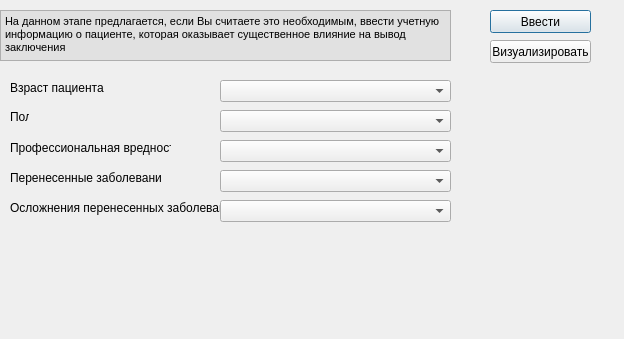
<?xml version="1.0" encoding="UTF-8"?>
<ui version="4.0">
 <class>patient_info_form</class>
 <widget class="QDialog" name="patient_info_form">
  <property name="geometry">
   <rect>
    <x>0</x>
    <y>0</y>
    <width>624</width>
    <height>339</height>
   </rect>
  </property>
  <property name="windowTitle">
   <string>Ввод учетной информации объекта исследования</string>
  </property>
  <widget class="QPushButton" name="Binput">
   <property name="geometry">
    <rect>
     <x>490</x>
     <y>10</y>
     <width>101</width>
     <height>23</height>
    </rect>
   </property>
   <property name="text">
    <string>Ввести</string>
   </property>
  </widget>
  <widget class="QPushButton" name="Bvisual">
   <property name="geometry">
    <rect>
     <x>490</x>
     <y>40</y>
     <width>101</width>
     <height>23</height>
    </rect>
   </property>
   <property name="text">
    <string>Визуализировать</string>
   </property>
  </widget>
  <widget class="QTextBrowser" name="textBrowser">
   <property name="geometry">
    <rect>
     <x>0</x>
     <y>10</y>
     <width>451</width>
     <height>51</height>
    </rect>
   </property>
   <property name="mouseTracking">
    <bool>false</bool>
   </property>
   <property name="styleSheet">
    <string>background-color: rgb(225, 225, 225)</string>
   </property>
   <property name="html">
    <string>&lt;!DOCTYPE HTML PUBLIC &quot;-//W3C//DTD HTML 4.0//EN&quot; &quot;http://www.w3.org/TR/REC-html40/strict.dtd&quot;&gt;
&lt;html&gt;&lt;head&gt;&lt;meta name=&quot;qrichtext&quot; content=&quot;1&quot; /&gt;&lt;style type=&quot;text/css&quot;&gt;
p, li { white-space: pre-wrap; }
&lt;/style&gt;&lt;/head&gt;&lt;body style=&quot; font-family:'MS Shell Dlg 2'; font-size:8.25pt; font-weight:400; font-style:normal;&quot;&gt;
&lt;p style=&quot; margin-top:0px; margin-bottom:0px; margin-left:0px; margin-right:0px; -qt-block-indent:0; text-indent:0px;&quot;&gt;На данном этапе предлагается, если Вы считаете это необходимым, ввести учетную информацию о пациенте, которая оказывает существенное влияние на вывод заключения&lt;/p&gt;&lt;/body&gt;&lt;/html&gt;</string>
   </property>
  </widget>
  <widget class="QLabel" name="label">
   <property name="geometry">
    <rect>
     <x>10</x>
     <y>110</y>
     <width>19</width>
     <height>13</height>
    </rect>
   </property>
   <property name="text">
    <string>Пол</string>
   </property>
  </widget>
  <widget class="QComboBox" name="comboBox_sex">
   <property name="geometry">
    <rect>
     <x>220</x>
     <y>110</y>
     <width>231</width>
     <height>22</height>
    </rect>
   </property>
  </widget>
  <widget class="QLabel" name="label_2">
   <property name="geometry">
    <rect>
     <x>10</x>
     <y>140</y>
     <width>161</width>
     <height>16</height>
    </rect>
   </property>
   <property name="text">
    <string>Профессиональная вредность</string>
   </property>
  </widget>
  <widget class="QComboBox" name="comboBox_profVrednost">
   <property name="geometry">
    <rect>
     <x>220</x>
     <y>140</y>
     <width>231</width>
     <height>22</height>
    </rect>
   </property>
  </widget>
  <widget class="QLabel" name="label_3">
   <property name="geometry">
    <rect>
     <x>10</x>
     <y>200</y>
     <width>221</width>
     <height>16</height>
    </rect>
   </property>
   <property name="text">
    <string>Осложнения перенесенных заболеваний</string>
   </property>
  </widget>
  <widget class="QComboBox" name="comboBox_oslozhneniya">
   <property name="geometry">
    <rect>
     <x>220</x>
     <y>200</y>
     <width>231</width>
     <height>22</height>
    </rect>
   </property>
  </widget>
  <widget class="QLabel" name="label_5">
   <property name="geometry">
    <rect>
     <x>10</x>
     <y>170</y>
     <width>151</width>
     <height>16</height>
    </rect>
   </property>
   <property name="text">
    <string>Перенесенные заболевания</string>
   </property>
  </widget>
  <widget class="QComboBox" name="comboBox_perenesZabol">
   <property name="geometry">
    <rect>
     <x>220</x>
     <y>170</y>
     <width>231</width>
     <height>22</height>
    </rect>
   </property>
  </widget>
  <widget class="QLabel" name="label_4">
   <property name="geometry">
    <rect>
     <x>10</x>
     <y>80</y>
     <width>121</width>
     <height>16</height>
    </rect>
   </property>
   <property name="text">
    <string>Взраст пациента</string>
   </property>
  </widget>
  <widget class="QComboBox" name="comboBox_age">
   <property name="geometry">
    <rect>
     <x>220</x>
     <y>80</y>
     <width>231</width>
     <height>22</height>
    </rect>
   </property>
  </widget>
 </widget>
 <resources/>
 <connections/>
</ui>
